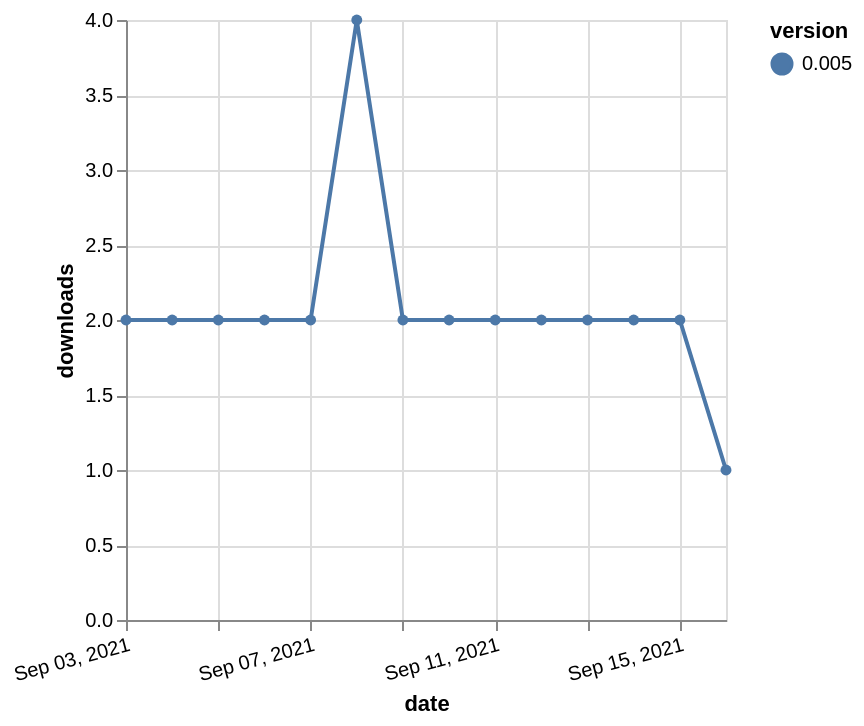

Specify this chart in Vega-Lite:
### Vega-Lite specification from a JSON file in a GitHub repository (floating-point values rounded to 4 significant figures)
{"$schema": "https://vega.github.io/schema/vega-lite/v5.json", "description": "A simple bar chart with embedded data.", "data": {"values": [{"date": "2021-09-03", "total": 2745, "delta": 2, "version": "0.005"}, {"date": "2021-09-04", "total": 2747, "delta": 2, "version": "0.005"}, {"date": "2021-09-05", "total": 2749, "delta": 2, "version": "0.005"}, {"date": "2021-09-06", "total": 2751, "delta": 2, "version": "0.005"}, {"date": "2021-09-07", "total": 2753, "delta": 2, "version": "0.005"}, {"date": "2021-09-08", "total": 2757, "delta": 4, "version": "0.005"}, {"date": "2021-09-09", "total": 2759, "delta": 2, "version": "0.005"}, {"date": "2021-09-10", "total": 2761, "delta": 2, "version": "0.005"}, {"date": "2021-09-11", "total": 2763, "delta": 2, "version": "0.005"}, {"date": "2021-09-12", "total": 2765, "delta": 2, "version": "0.005"}, {"date": "2021-09-13", "total": 2767, "delta": 2, "version": "0.005"}, {"date": "2021-09-14", "total": 2769, "delta": 2, "version": "0.005"}, {"date": "2021-09-15", "total": 2771, "delta": 2, "version": "0.005"}, {"date": "2021-09-16", "total": 2772, "delta": 1, "version": "0.005"}]}, "width": "container", "mark": {"type": "line", "point": {"filled": true}}, "encoding": {"x": {"field": "date", "type": "temporal", "timeUnit": "yearmonthdate", "title": "date", "axis": {"labelAngle": -15}}, "y": {"field": "delta", "type": "quantitative", "title": "downloads"}, "color": {"field": "version", "type": "nominal"}, "tooltip": {"field": "delta"}}}
